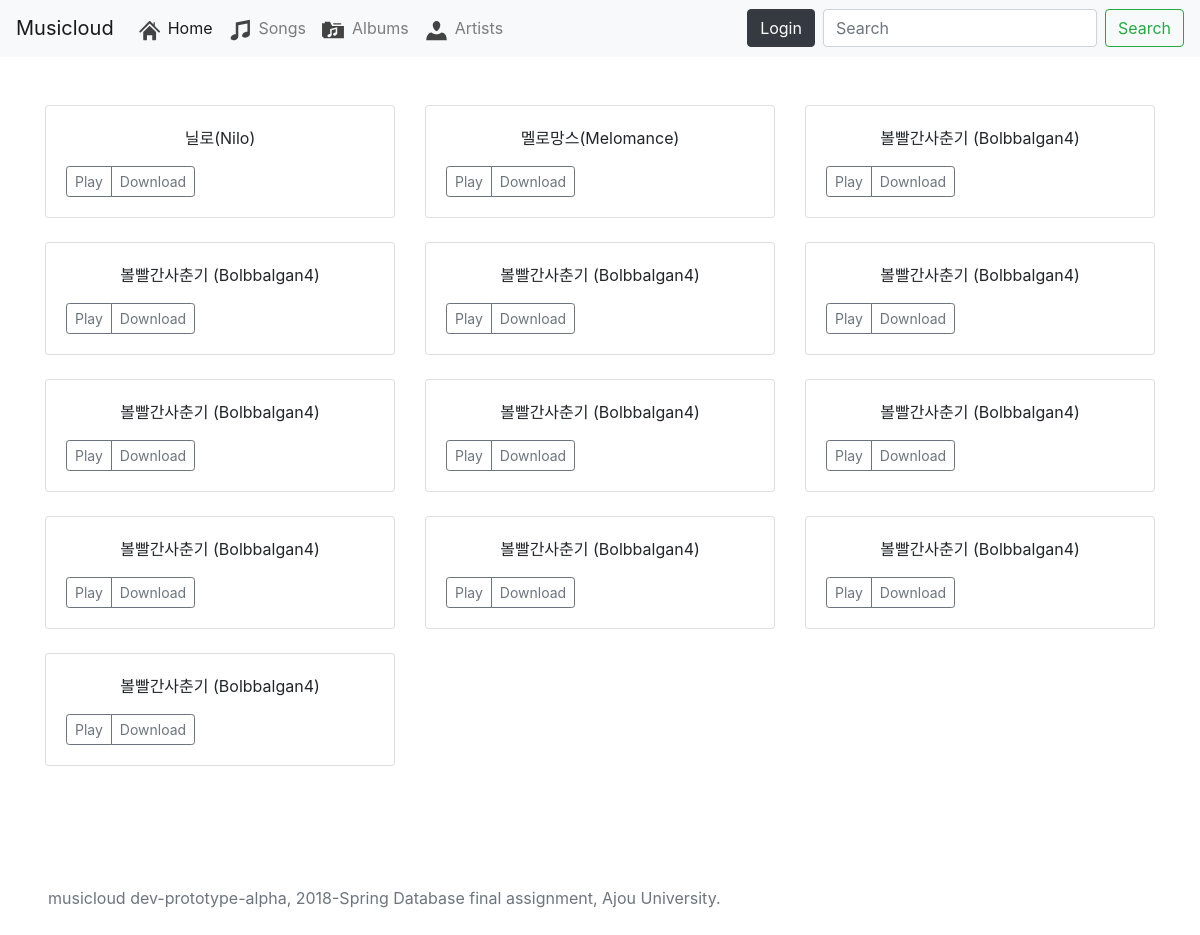
The page /artists/ on the database as committed earlier.
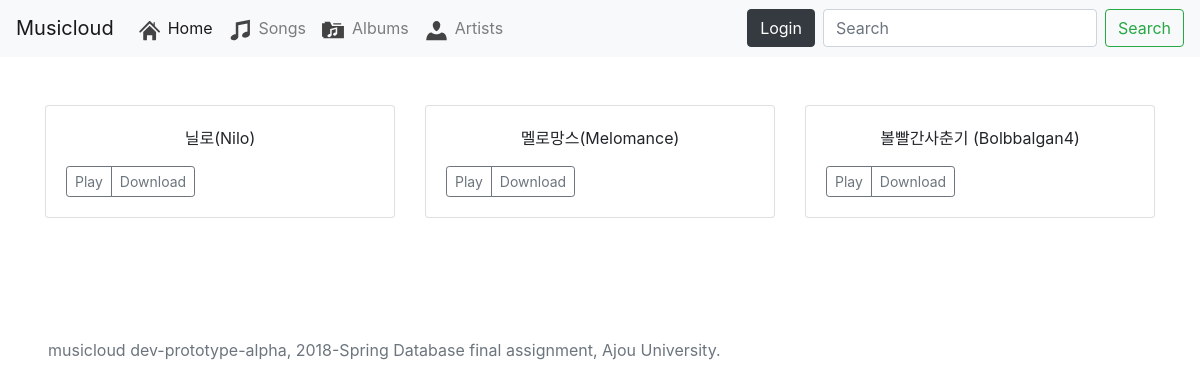
The same page on the database as committed later.
### mc/models.py (models this page shows, shortened)
class Artist(models.Model):
    name = models.CharField(max_length=100)
    image = models.ImageField(upload_to='images/artist', blank=True)
    is_group = models.BooleanField()

### mc/views.py (the view, shortened to what this page needs)
# urls.py: url(r'^artists/$', views.index, {'index_type': 'artists'}, name='index_artists'),
def index(request, index_type=''):
    if index_type == 'artists':
        artists = Artist.objects.all()
        return render(request, 'index_artist.html',
                      {
                          'artists': artists,
                          'is_main_page': (index_type == 'main') and True or False
                      })
        pass

### templates/index_artist.html (shortened to what this page needs)
{% extends 'base.html' %}
{% block body %}
<div class="album py-5">
    <div class="container">
        <div class="row">
        {% for artist in artists %}
            <div class="col-md-4">
                <div class="card mb-4 box-shadow">
                    <div class="card-body">
                        <p class="card-text">{{ artist.name }}</p>
                        <div class="d-flex justify-content-between align-items-center">
                            <div class="btn-group">
                                <button type="button" class="btn btn-sm btn-outline-secondary">Play</button>
                                <button type="button" class="btn btn-sm btn-outline-secondary">Download</button>
                            </div>
                        </div>
                    </div>
                </div>
            </div>
        {% endfor %}
        </div>
    </div>
</div>
{% endblock %}

Rows that differ between the two databases and show on the page:
removed Artist: name "볼빨간사춘기 (Bolbbalgan4)"
removed Artist: name "볼빨간사춘기 (Bolbbalgan4)"
removed Artist: name "볼빨간사춘기 (Bolbbalgan4)"
removed Artist: name "볼빨간사춘기 (Bolbbalgan4)"
removed Artist: name "볼빨간사춘기 (Bolbbalgan4)"
removed Artist: name "볼빨간사춘기 (Bolbbalgan4)"
removed Artist: name "볼빨간사춘기 (Bolbbalgan4)"
removed Artist: name "볼빨간사춘기 (Bolbbalgan4)"
removed Artist: name "볼빨간사춘기 (Bolbbalgan4)"
removed Artist: name "볼빨간사춘기 (Bolbbalgan4)"
